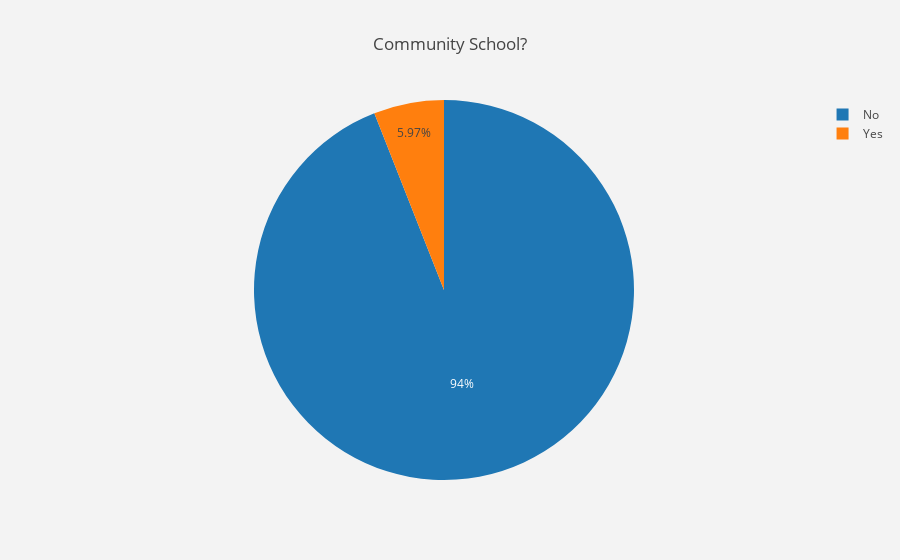

Notebook code for this chart:
### Markdown cell above
<h2>Community College or Not</h2>
How many colleges from the given dataset are Community colleges?

### Code cell
sch_cmnty = data_chart(schl_df, 'Community School?', 'cat')
sch_cmnty.plot('pie', **{'data_pie': {'hole': 0}})

### Figure 1 — Plotly figure (JSON) as saved in the notebook; plotly's stock layout.template omitted (floating-point values rounded to 4 significant figures)
{"data": [{"hole": 0, "hoverinfo": "label+percent", "labels": ["Yes", "No"], "type": "pie", "values": [76, 1196]}], "layout": {"autosize": true, "paper_bgcolor": "rgb(243, 243, 243)", "plot_bgcolor": "rgb(243, 243, 243)", "title": "Community School?"}}
